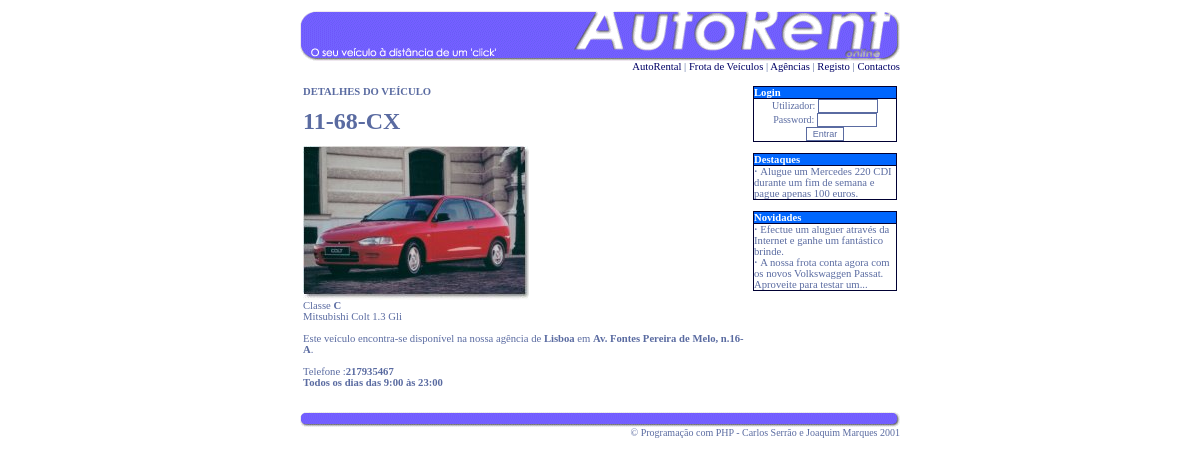
The app's page /index.php?pagina=veiculo&matricula=11-68-CX with its own data.
### tables this page shows
create table veiculo (
matricula            CHAR(254)            not null,
classe               CHAR(254),
cod                  INTEGER,
marca                CHAR(254),
modelo               CHAR(254),
fotografia           CHAR(254),
primary key (matricula),
foreign key (classe)
      references classe (classe),
foreign key (cod)
      references local (cod)
);

create table local (
cod                  INTEGER              not null,
local                CHAR(254),
morada               CHAR(254),
telefone             CHAR(254),
horario              CHAR(254),
primary key (cod)
);

create table destaques (
destaque_txt         CHAR(254)            not null,
cod                  INT,
primary key (destaque_txt)
);

create table novidades (
novidade_txt         CHAR(254),
cod                  INT                  not null,
primary key (cod)
);

### BDMySQL.class.php (called while the page is built, shortened)
<?php
class BDMySQL {
  var $conn;
  function ligarBD($bdname, $user, $password, $server) {
    $this->conn = mysql_connect($server, $user, $password);
  }
  function executarSQL($sql_command) {
    $resultado = mysql_query($sql_command, $this->conn);
    return $resultado;
  }
}
?>

### ARVeiculo.class.php (the view, shortened to what this page needs)
<?php
include("ARLocal.class.php");
require("config.inc.php");
class ARVeiculo extends BDMySQL {
        var $bd;
        function ARVeiculo() {
				global $NOME_BD, $USER_DB, $PASS_DB, $NOME_SERVIDOR;
                $this->bd = new BDMySQL();
                $this->bd->ligarBD($NOME_BD, $USER_DB, $PASS_DB, $NOME_SERVIDOR);
        }
        function detalhesVeiculo($matricula) {
            $sql = "SELECT * FROM veiculo WHERE matricula='$matricula'";
            $rs=$this->bd->executarSQL($sql);
			echo "<font size=+2><b>".mysql_result($rs, 0, "matricula")."</b></font><br><br>";
			echo "<img src=\"imagens/".mysql_result($rs, 0, "fotografia")."\"><br>";
			echo "Classe <b>".mysql_result($rs, 0, "classe")."</b><br>";
			echo mysql_result($rs, 0, "marca")." ";
			echo mysql_result($rs, 0, "modelo")."<br><br>";
			$tlocal = new ARLocal();
			$tlocal->detalhesLocal(mysql_result($rs, 0, "cod"));
        }
        function endARVeiculo() {
                $this->bd->fecharBD();
        }
}
?>

### index.php (shortened to what this page needs)
<html>
<head>
<link rel="stylesheet" href="autorental.css" type="text/css">
</head>
<body bgcolor="#FFFFFF" text="#000000" leftmargin="0" topmargin="0" marginwidth="0" marginheight="0">
<table width="600" border="0" cellspacing="0" cellpadding="0" align="center">
  <tr>
    <td>
<?php
include("topo.php");
?>
    </td>
  </tr>
  <tr>
    <td>
      <table width="100%" border="0" cellspacing="0" cellpadding="3">
        <tr>
          <td width="75%" valign=top><br>
<?php
if($_REQUEST['pagina']=="") {
	include("main.php");
} else {
	include($_REQUEST['pagina']."_main.php");
}
?>
		  </td>
          <td width="25%" valign=top><br>
<?php
if ($_SESSION['login_status']==1) {
	echo "Utilizador: <b>".$_SESSION['login_utilizador']."</b><br>";
	echo "<a href=index.php?pagina=logout>Logout</a>";
} else {
	include("login.php");
}
?>
<br>
<?php
include("destaques.php");
?>
<br>
<?php
include("novidades.php");
?>
		  </td>
        </tr>
      </table>
    </td>
  </tr>
  <tr>
    <td>
<?php
include("final.php");
?>
	</td>
  </tr>
</table>
</body>
</html>

### topo.php
<div align="right"><br>
  <img src="imagens/autorent_top.gif" width="600" height="50"><br>
  <a href="index.php">AutoRental</a> | <a href="index.php?pagina=frota">Frota de Ve&iacute;culos</a>
  | <a href="index.php?pagina=agencias">Ag&ecirc;ncias</a> <?php if($login_status==1) echo ""; else echo "| <a href=\"index.php?pagina=registo&status=registo\">Registo</a>"; ?>
  | <a href="index.php?pagina=contactos">Contactos</a>
</div>

### veiculo_main.php (shortened to what this page needs)
<b>DETALHES DO VEÍCULO</b>
<p>
  <?php
include("BDMySQL.class.php");
include("ARVeiculo.class.php");
$tveiculo = new ARVeiculo();
$tveiculo->detalhesVeiculo($_REQUEST['matricula']);
?>
</p>
<p>&nbsp;</p>

### ARLocal.class.php (shortened to what this page needs)
<?php
require("config.inc.php");
class ARLocal extends BDMySQL {
        var $bd;
        function ARLocal() {
				global $NOME_BD, $USER_DB, $PASS_DB, $NOME_SERVIDOR;
                $this->bd = new BDMySQL();
                $this->bd->ligarBD($NOME_BD, $USER_DB, $PASS_DB, $NOME_SERVIDOR);
        }
        function detalhesLocal($local) {
            $sql = "SELECT * FROM local WHERE cod=$local";
            $rs=$this->bd->executarSQL($sql);
			echo "Este veículo encontra-se disponível na nossa agência de <b>".mysql_result($rs, 0, "local")."</b> em <b>".mysql_result($rs, 0, "morada")."</b>.<br><br>Telefone  :<b>".mysql_result($rs, 0, "telefone")."</b><br><b>".mysql_result($rs, 0, "horario")."</b>";
        }
}
?>

### login.php
<table width="100%" border="0" cellspacing="1" cellpadding="0" bgcolor="#000033">
  <tr>
    <td bgcolor="#0066FF"><b><font color="#FFFFFF">Login</font></b></td>
  </tr>
  <tr>
    <form name="form1" method="post" action="index.php?pagina=login">
    <td bgcolor="#FFFFFF">
        <div align="center"><font size="1">Utilizador:
          <input type="text" name="login" size="8">
          <br>
          Password:
          <input type="password" name="password" size="8">
          <br>
          </font>
          <input type="submit" name="Submit" value="Entrar">
        </div>
    </td>
    </form>
  </tr>
</table>

### destaques.php (shortened to what this page needs)
<body bgcolor="#FFFFFF" text="#000000">
<table width="100%" border="0" cellspacing="1" cellpadding="0" bgcolor="#000033">
  <tr>
    <td bgcolor="#0066FF"><b><font color="#FFFFFF">Destaques</font></b></td>
  </tr>
  <tr>
      <td bgcolor="#FFFFFF">
<?php
include("ARDestaques.class.php");
$destaques = new ARDestaques();
$destaques->listaDestaques();
?>
      </td>
  </tr>
</table>

### ARDestaques.class.php
<?php
require("config.inc.php");
class ARDestaques extends BDMySQL {
        var $bd;
        function ARDestaques() {
				global $NOME_BD, $USER_DB, $PASS_DB, $NOME_SERVIDOR;
                $this->bd = new BDMySQL();
                $this->bd->ligarBD($NOME_BD, $USER_DB, $PASS_DB, $NOME_SERVIDOR);
        }
        function listaDestaques() {
                $sql = "SELECT * FROM destaques ORDER BY cod DESC";
                $rs=$this->bd->executarSQL($sql);
                $n=0;
                while(mysql_fetch_row($rs) && $n<3) {
                        echo "<b>&middot;</b>&nbsp;".mysql_result($rs, $n, "destaque_txt");
						echo "<br>";
                        $n++;
                }
        }
        function endARDestaques() {
                $this->bd->fecharBD();
        }
}
?>

### novidades.php (shortened to what this page needs)
<table width="100%" border="0" cellspacing="1" cellpadding="0" bgcolor="#000033">
  <tr>
    <td bgcolor="#0066FF"><b><font color="#FFFFFF">Novidades</font></b></td>
  </tr>
  <tr>
    <form name="form1" method="post" action="">
      <td bgcolor="#FFFFFF">
<?php
include("ARNovidades.class.php");
$novidades = new ARNovidades();
$novidades->listaNovidades();
?>
      </td>
    </form>
  </tr>
</table>

### ARNovidades.class.php
<?php
require("config.inc.php");
class ARNovidades extends BDMySQL {
        var $bd;
        function ARNovidades() {
				global $NOME_BD, $USER_DB, $PASS_DB, $NOME_SERVIDOR;
                $this->bd = new BDMySQL();
                $this->bd->ligarBD($NOME_BD, $USER_DB, $PASS_DB, $NOME_SERVIDOR);
        }
        function listaNovidades() {
                $sql = "SELECT * FROM novidades ORDER BY cod DESC";
                $rs=$this->bd->executarSQL($sql);
                $n=0;
                while(mysql_fetch_row($rs) && $n<3) {
                        echo "<b>&middot;</b>&nbsp;".mysql_result($rs, $n, "novidade_txt");
						echo "<br>";
                        $n++;
                }
        }
        function endARNovidades() {
                $this->bd->fecharBD();
        }
}
?>

### final.php
<div align="right"><img src="imagens/autorent_bottom.gif" width="600" height="15">
  <font size="1">&copy; Programa&ccedil;&atilde;o com PHP - Carlos Serr&atilde;o
  e Joaquim Marques 2001 </font></div>

### autorental.css (style rules this page uses)
TD { font-size : 8pt; font-family : verdana, tahoma, dungeon; color : #5a6ba1 }
input { font-family: Verdana, Arial, Helvetica, sans-serif; font-size: 9px; font-weight: normal; color: #5a6ba1; border: #5a6ba1; border-style: solid; border-top-width: 1px; border-right-width: 1px; border-bottom-width: 1px; border-left-width: 1px; background-color: #FFFFFF }
HTML { font-size : 8pt; font-family : verdana, tahoma, dungeon; color : #5a6ba1 }
P { font-size : 8pt; font-family : verdana, tahoma, dungeon; color : #5a6ba1 }
TABLE { font-size : 8pt; font-family : verdana, tahoma, dungeon; color : #5a6ba1 }
a { color: #000066; text-decoration: none }

### records on screen
veiculo: matricula "11-68-CX", fotografia (picture), classe "C", marca "Mitsubishi", modelo "Colt 1.3 Gli"
local: local "Lisboa", morada "Av. Fontes Pereira de Melo, n.16-A", telefone "217935467", horario "Todos os dias das 9:00 às 23:00"
destaques: destaque_txt "Alugue um Mercedes 220 CDI durante um fim de semana e pague apenas 100 euros."
novidades: novidade_txt "Efectue um aluguer através da Internet e ganhe um fantástico brinde."
novidades: novidade_txt "A nossa frota conta agora com os novos Volkswaggen Passat. Aproveite para testar um..."
